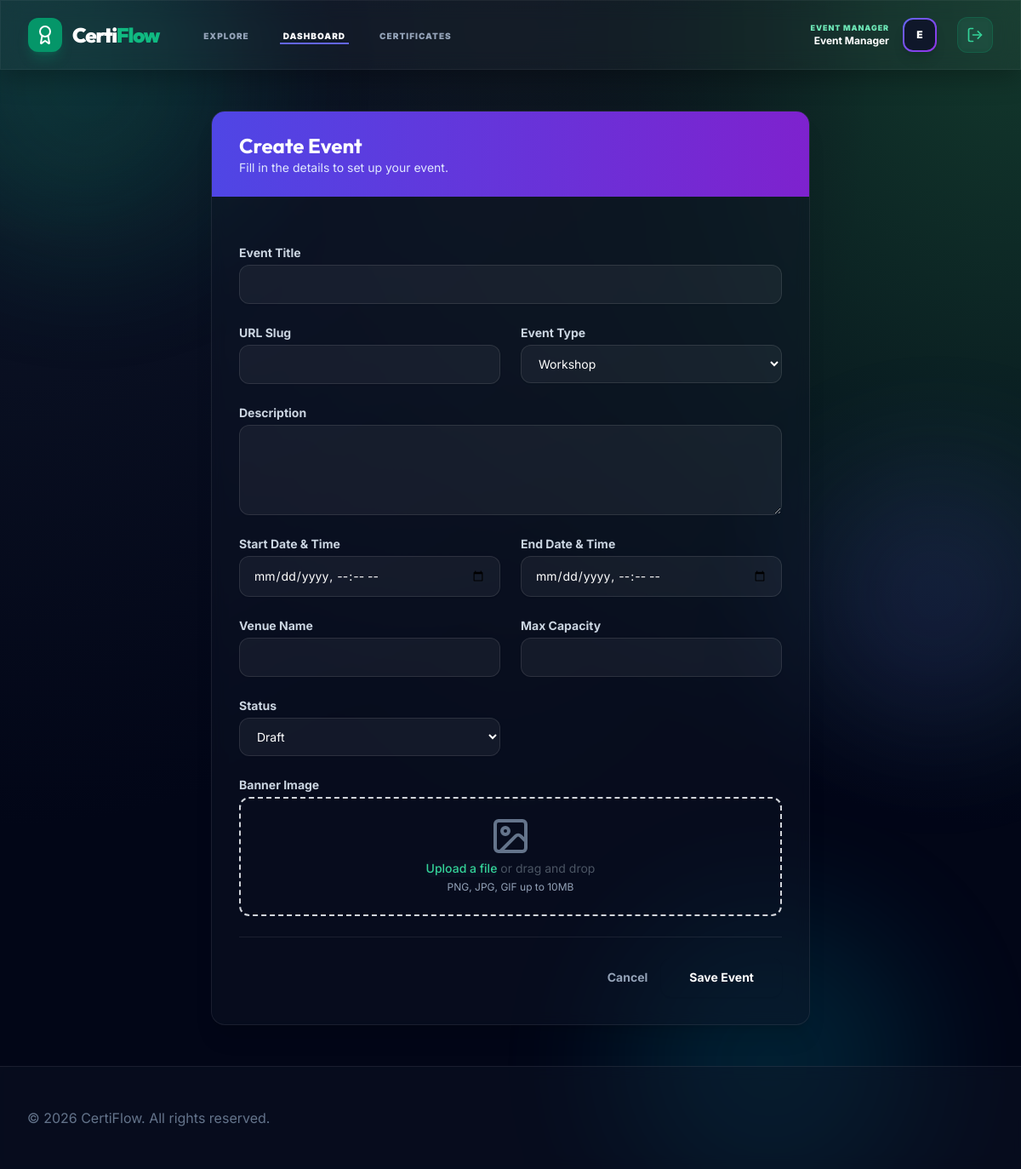
Page /dashboard/create/ (signed in) on the committed database.
### accounts/models.py (models this page shows, shortened)
class User(AbstractBaseUser, PermissionsMixin):
    class Role(models.TextChoices):
        SUPER_ADMIN = 'super_admin', _('Super Admin')
        ORG_ADMIN = 'org_admin', _('Organization Admin')
        EVENT_MANAGER = 'event_manager', _('Event Manager')
        VOLUNTEER = 'volunteer', _('Volunteer')
        PARTICIPANT = 'participant', _('Participant')
    id = models.UUIDField(primary_key=True, default=uuid.uuid4, editable=False)
    email = models.EmailField(_('email address'), unique=True)
    first_name = models.CharField(_('first name'), max_length=150, blank=True)
    last_name = models.CharField(_('last name'), max_length=150, blank=True)
    role = models.CharField(max_length=20, choices=Role.choices, default=Role.PARTICIPANT)
    avatar = models.ImageField(upload_to='avatars/', null=True, blank=True)
    phone = models.CharField(max_length=20, blank=True)
    bio = models.TextField(blank=True)
    is_staff = models.BooleanField(default=False)
    is_active = models.BooleanField(default=True)
    is_email_verified = models.BooleanField(default=False)
    date_joined = models.DateTimeField(default=timezone.now)
    last_login = models.DateTimeField(null=True, blank=True)
    updated_at = models.DateTimeField(auto_now=True)
    objects = UserManager()
    USERNAME_FIELD = 'email'
    REQUIRED_FIELDS = ['first_name', 'last_name']
    class Meta:
        verbose_name = _('user')
        verbose_name_plural = _('users')
        ordering = ['-date_joined']
        indexes = [
            models.Index(fields=['email']),
            models.Index(fields=['role']),
        ]
    def get_full_name(self):
        full_name = f'{self.first_name} {self.last_name}'.strip()
        return full_name or self.email
    def get_short_name(self):
        return self.first_name or self.email.split('@')[0]

### events/models.py (models this page shows, shortened)
class Event(models.Model):
    class Status(models.TextChoices):
        DRAFT = 'draft', _('Draft')
        PUBLISHED = 'published', _('Published')
        REGISTRATION_CLOSED = 'registration_closed', _('Registration Closed')
        ONGOING = 'ongoing', _('Ongoing')
        COMPLETED = 'completed', _('Completed')
        CANCELLED = 'cancelled', _('Cancelled')
    class EventType(models.TextChoices):
        WORKSHOP = 'workshop', _('Workshop')
        SEMINAR = 'seminar', _('Seminar')
        CONFERENCE = 'conference', _('Conference')
        HACKATHON = 'hackathon', _('Hackathon')
        WEBINAR = 'webinar', _('Webinar')
        COMPETITION = 'competition', _('Competition')
        SOCIAL = 'social', _('Social Event')
        OTHER = 'other', _('Other')
    id = models.UUIDField(primary_key=True, default=uuid.uuid4, editable=False)
    organization = models.ForeignKey(Organization, on_delete=models.CASCADE, related_name='events')
    created_by = models.ForeignKey(User, on_delete=models.SET_NULL, null=True, related_name='created_events')
    title = models.CharField(max_length=300)
    slug = models.SlugField(max_length=300)
    description = models.TextField()
    event_type = models.CharField(max_length=20, choices=EventType.choices, default=EventType.WORKSHOP)
    banner_image = models.ImageField(upload_to='event_banners/', null=True, blank=True)
    tags = models.CharField(max_length=500, blank=True, help_text='Comma-separated tags')
    venue_name = models.CharField(max_length=300, blank=True)
    venue_address = models.TextField(blank=True)
    is_online = models.BooleanField(default=False)
    online_link = models.URLField(blank=True)
    start_datetime = models.DateTimeField()
    end_datetime = models.DateTimeField()
    registration_deadline = models.DateTimeField(null=True, blank=True)
    attendance_start = models.DateTimeField(null=True, blank=True)
    attendance_end = models.DateTimeField(null=True, blank=True)
    max_capacity = models.PositiveIntegerField(null=True, blank=True, help_text='Leave blank for unlimited')
    is_waitlist_enabled = models.BooleanField(default=False)
    certificate_eligibility_min_attendance_minutes = models.PositiveIntegerField(
        default=0, help_text='Minimum attendance minutes for certificate eligibility'
    )
    certificate_eligible_all = models.BooleanField(
        default=True, help_text='All registered participants get certificate'
    )
    status = models.CharField(max_length=30, choices=Status.choices, default=Status.DRAFT)
    is_featured = models.BooleanField(default=False)
    created_at = models.DateTimeField(auto_now_add=True)
    updated_at = models.DateTimeField(auto_now=True)
    class Meta:
        unique_together = ('organization', 'slug')
        ordering = ['-start_datetime']
        indexes = [
            models.Index(fields=['organization', 'status']),
            models.Index(fields=['start_datetime']),
            models.Index(fields=['slug']),
        ]

### events/views.py (the view)
# urls.py: path('create/', views.event_create, name='event_create'),
@login_required
def event_create(request):
    if request.method == 'POST':
        form = EventForm(request.POST, request.FILES)
        if form.is_valid():
            event = form.save(commit=False)
            membership = request.user.memberships.first()
            if membership:
                event.organization = membership.organization
            elif request.user.is_superuser:
                from organizations.models import Organization
                event.organization = Organization.objects.first()
                if not event.organization:
                    messages.error(request, "No organizations exist in the system.")
                    return redirect('events:event_list')
            else:
                messages.error(request, "You are not a member of any organization.")
                return redirect('events:event_list')
            event.created_by = request.user
            event.save()
            AuditLog.objects.create(
                user=request.user,
                organization=event.organization,
                action=AuditLog.Action.CREATE,
                description=f"Created event: {event.title}",
                content_object=event
            )
            messages.success(request, f"Event '{event.title}' created successfully!")
            return redirect('events:event_detail', pk=event.id)
    else:
        form = EventForm()
    return render(request, 'events/event_form.html', {'form': form, 'title': 'Create Event'})

### templates/events/event_form.html (shortened to what this page needs)
{% extends "base.html" %}
{% block content %}
<div class="max-w-3xl mx-auto px-4 sm:px-6 lg:px-8 py-12">
    <div class="bg-white shadow-xl rounded-2xl border border-gray-100 overflow-hidden">
        <div class="px-8 py-6 bg-gradient-to-r from-indigo-600 to-purple-700">
            <h1 class="text-2xl font-bold text-white font-heading">{{ title }}</h1>
            <p class="text-indigo-100 text-sm">Fill in the details to set up your event.</p>
        </div>
        <form method="POST" enctype="multipart/form-data" class="p-8 space-y-6">
            <div class="grid grid-cols-1 md:grid-cols-2 gap-6">
                <div class="md:col-span-2">
                    <label class="block text-sm font-bold text-gray-700 mb-1">Event Title</label>
                    {{ form.title }}
                </div>
                <div>
                    <label class="block text-sm font-bold text-gray-700 mb-1">URL Slug</label>
                    {{ form.slug }}
                </div>
                <div>
                    <label class="block text-sm font-bold text-gray-700 mb-1">Event Type</label>
                    {{ form.event_type }}
                </div>
                <div class="md:col-span-2">
                    <label class="block text-sm font-bold text-gray-700 mb-1">Description</label>
                    {{ form.description }}
                </div>
                <div>
                    <label class="block text-sm font-bold text-gray-700 mb-1">Start Date & Time</label>
                    {{ form.start_datetime }}
                </div>
                <div>
                    <label class="block text-sm font-bold text-gray-700 mb-1">End Date & Time</label>
                    {{ form.end_datetime }}
                </div>
                <div>
                    <label class="block text-sm font-bold text-gray-700 mb-1">Venue Name</label>
                    {{ form.venue_name }}
                </div>
                <div>
                    <label class="block text-sm font-bold text-gray-700 mb-1">Max Capacity</label>
                    {{ form.max_capacity }}
                </div>
                <div>
                    <label class="block text-sm font-bold text-gray-700 mb-1">Status</label>
                    {{ form.status }}
                </div>
                <div class="md:col-span-2">
                    <label class="block text-sm font-bold text-gray-700 mb-1">Banner Image</label>
                    <div class="mt-1 flex justify-center px-6 pt-5 pb-6 border-2 border-gray-300 border-dashed rounded-xl">
                        <div class="space-y-1 text-center">
                            <i data-lucide="image" class="mx-auto h-12 w-12 text-gray-400"></i>
                            <div class="flex text-sm text-gray-600">
                                <label for="id_banner_image" class="relative cursor-pointer bg-white rounded-md font-medium text-indigo-600 hover:text-indigo-500 focus-within:outline-none">
                                    <span>Upload a file</span>
                                </label>
                                <p class="pl-1">or drag and drop</p>
                            </div>
                            <p class="text-xs text-gray-500">PNG, JPG, GIF up to 10MB</p>
                        </div>
                    </div>
                </div>
            </div>
            <div class="pt-6 border-t border-gray-100 flex items-center justify-end space-x-4">
                <a href="{% url 'events:event_list' %}" class="text-sm font-bold text-gray-500 hover:text-gray-700">Cancel</a>
                <button type="submit" class="inline-flex justify-center py-3 px-8 border border-transparent rounded-xl shadow-sm text-sm font-bold text-white gradient-bg hover:opacity-90 focus:outline-none focus:ring-2 focus:ring-offset-2 focus:ring-indigo-500 transition duration-150">
                    Save Event
                </button>
            </div>
        </form>
    </div>
</div>
{% endblock %}

### templates/base.html (shortened to what this page needs)
{% load static %}
<!DOCTYPE html>
<html lang="en" class="h-full">
<head>
    <script src="https://cdn.tailwindcss.com"></script>
</head>
<body class="h-full overflow-x-hidden relative">
    <div class="fixed inset-0 pointer-events-none -z-10 overflow-hidden">
        <div class="orb orb-1"></div>
        <div class="orb orb-2"></div>
        <div class="orb orb-3"></div>
    </div>
    <div id="cursor-glow"></div>
    <div class="min-h-full flex flex-col">
        <nav class="glass sticky top-0 z-50 border-b border-white/5">
            <div class="max-w-7xl mx-auto px-4 sm:px-6 lg:px-8">
                <div class="flex justify-between h-20">
                    <div class="flex items-center">
                        <div class="flex-shrink-0 flex items-center">
                            <a href="/" class="flex items-center space-x-3 group [perspective:1000px]">
                                <div class="w-10 h-10 bg-emerald-600 rounded-xl flex items-center justify-center text-white shadow-lg shadow-emerald-600/30 group-hover:[transform:rotateY(180deg)] transition-all duration-700 [transform-style:preserve-3d]">
                                    <i data-lucide="award" class="w-6 h-6"></i>
                                </div>
                                <span class="text-2xl font-black font-heading tracking-tighter text-white">Certi<span class="text-emerald-500">Flow</span></span>
                            </a>
                        </div>
                        <div class="hidden sm:ml-12 sm:flex sm:space-x-8">
                            <a href="{% url 'registrations:public_list' %}" class="{% if request.resolver_match.app_name == 'registrations' %}text-white border-indigo-500{% else %}text-slate-400 border-transparent hover:text-white hover:border-slate-700{% endif %} inline-flex items-center px-1 pt-1 border-b-2 text-[10px] font-black uppercase tracking-widest transition-all">
                                Explore
                            </a>
                            {% if user.is_authenticated %}
                            <a href="{% url 'events:dashboard' %}" class="{% if request.resolver_match.app_name == 'events' %}text-white border-indigo-500{% else %}text-slate-400 border-transparent hover:text-white hover:border-slate-700{% endif %} inline-flex items-center px-1 pt-1 border-b-2 text-[10px] font-black uppercase tracking-widest transition-all">
                                Dashboard
                            </a>
                            <a href="{% url 'certificates:certificate_list' %}" class="{% if request.resolver_match.app_name == 'certificates' %}text-white border-indigo-500{% else %}text-slate-400 border-transparent hover:text-white hover:border-slate-700{% endif %} inline-flex items-center px-1 pt-1 border-b-2 text-[10px] font-black uppercase tracking-widest transition-all">
                                Certificates
                            </a>
                            {% endif %}
                        </div>
                    </div>
                    <div class="flex items-center space-x-6">
                        {% if user.is_authenticated %}
                            <div class="hidden md:flex items-center space-x-4">
                                <div class="text-right">
                                    <p class="text-[9px] font-black text-indigo-400 uppercase tracking-widest">{{ user.get_role_display }}</p>
                                    <p class="text-xs font-bold text-white">{{ user.get_full_name }}</p>
                                </div>
                                <div class="h-10 w-10 rounded-xl bg-gradient-to-br from-indigo-500 to-purple-600 p-0.5 shadow-lg">
                                    <div class="h-full w-full bg-slate-900 rounded-[10px] flex items-center justify-center text-white font-black text-xs">
                                        {{ user.get_short_name.0|upper }}
                                    </div>
                                </div>
                            </div>
                            <form action="{% url 'accounts:logout' %}" method="POST" class="inline">
                                <button type="submit" class="btn-glass p-2.5 rounded-xl">
                                    <i data-lucide="log-out" class="w-5 h-5"></i>
                                </button>
                            </form>
                        {% endif %}
                    </div>
                </div>
            </div>
        </nav>
        <main class="flex-grow">
            {% block content %}{% endblock %}
        </main>
        <footer class="bg-white border-t border-gray-200">
            <div class="max-w-7xl mx-auto py-12 px-4 sm:px-6 lg:px-8">
                <div class="md:flex md:items-center md:justify-between">
                    <div class="mt-8 md:mt-0 md:order-1">
                        <p class="text-center text-base text-gray-400">
                            &copy; 2026 CertiFlow. All rights reserved.
                        </p>
                    </div>
                </div>
            </div>
        </footer>
    </div>
</body>
</html>

### rows in the picture
User: role "EVENT MANAGER", get_full_name "Event Manager", get_short_name.0 "E"

### other values in the picture
{{ title }} "Create Event"
